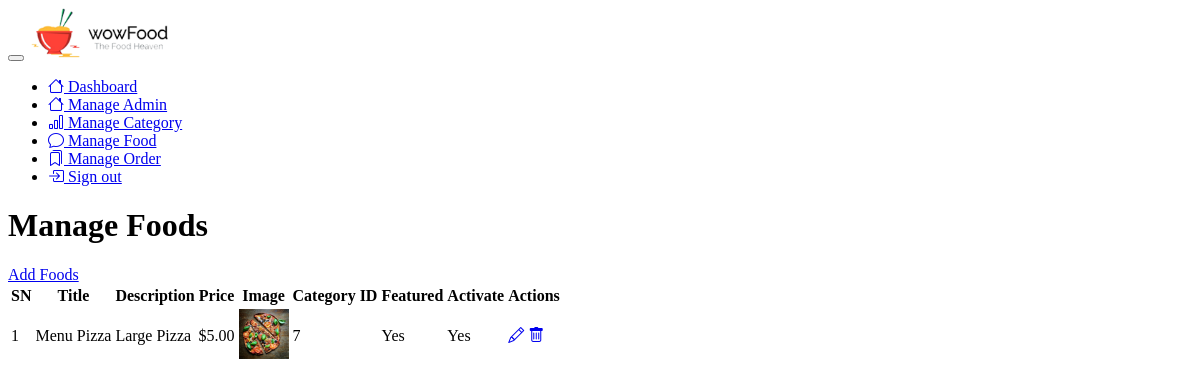
Page /admin/manage-foods.php (signed in) on the committed database.
### tables this page shows
CREATE TABLE IF NOT EXISTS `tbl_food` (
  `id` int(10) unsigned NOT NULL AUTO_INCREMENT,
  `title` varchar(100) NOT NULL,
  `description` text NOT NULL,
  `price` decimal(10,2) NOT NULL,
  `image_name` varchar(255) NOT NULL,
  `category_id` int(10) unsigned NOT NULL,
  `featured` varchar(10) NOT NULL,
  `active` varchar(10) NOT NULL,
  PRIMARY KEY (`id`)
);

### admin/manage-foods.php (the view, shortened to what this page needs)
<?php include('menu.php'); ?>
    <div class="h-screen flex-grow-1">
        <header class="bg-surface-primary border-bottom pt-6">
            <div class="container-fluid">
                <div class="mb-npx">
                    <div class="row align-items-center">
                        <div class="col-sm-12 col-12 mb-4 mb-sm-0">
                            <h1 class="h2 mb-0 ls-tight">Manage Foods</h1>
                        </div>
                    </div>
                </div>
            </div>
        </header>
        <main class="py-6 bg-surface-secondary">
            <div class="container-fluid">
               <div class="card shadow border-0 mb-7">
                    <div class="card-header">
                        <a href="add-food.php" class="btn d-inline-flex btn-sm btn-primary"><span>Add Foods</span></a>
                    </div>
                    <div class="table-responsive">
                        <table class="table table-hover table-nowrap">
                            <thead class="thead-light">
                                <tr>
                                    <th scope="col">SN</th>
                                    <th scope="col">Title</th>
                                    <th scope="col">Description</th>
                                    <th scope="col">Price</th>
                                    <th scope="col">Image</th>
                                    <th scope="col">Category ID</th>
                                    <th scope="col">Featured</th>
                                    <th scope="col">Activate</th>
                                    <th scope="col" class="text-center">Actions</th>
                                </tr>
                            </thead>
                            <tbody>
                                <?php
                                    $sql = "SELECT * FROM tbl_food";
                                    $res = mysqli_query($conn,$sql);
                                    if($res==true){
                                      $count = mysqli_num_rows($res);
                                      $sn=1;
                                      if($count>0){
                                         While($row=mysqli_fetch_assoc($res)){
                                            $id = $row['id'];
                                            $title = $row['title'];
                                            $description = $row['description'];
                                            $price = $row['price'];
                                            $image_name = $row['image_name'];
                                            $category = $row['category_id'];
                                            $featured = $row['featured'];
                                            $active = $row['active'];
                                         ?>
                                         <tr>
                                            <td><?php echo $sn++; ?></td>
                                            <td><?php echo $title; ?></td>
                                            <td><?php echo $description; ?></td>
                                            <td>$<?php echo $price; ?></td>
                                            <td>
                                                <?php
                                                if($image_name!=""){
                                                ?>
                                                <img src="<?php echo SITEURL; ?>images/foods/<?php echo $image_name; ?>" alt="<?php echo $image_name;?>" style="height:50px;width:auto;">
                                                <?php
                                                }else{
                                                echo "<div style='color:red'>Image not Found</div>";
                                                }
                                                ?>
                                                </td>
                                            <td><?php echo $category; ?></td>
                                            <td><?php echo $featured; ?></td>
                                            <td><?php echo $active; ?></td>
                                            <td class="text-center">
                                                <a href="<?php echo SITEURL ?>admin/update-food.php?id=<?php echo $id; ?>" class="btn btn-sm btn-square btn-neutral"><i class="bi bi-pencil"></i></a>
                                                <a href="<?php echo SITEURL ?>admin/delete-food.php?id=<?php echo $id; ?>&image_name=<?php echo $image_name; ?>" class="btn btn-sm btn-square btn-neutral text-danger-hover"><i class="bi bi-trash"></i></a>
                                            </td>
                                         </tr>
                                         <?php
                                         }
                                      }else{
                                         echo "<div style='color:red'>No Food Found</div>";
                                      }
                                    }
                                ?>
                            </tbody>
                        </table>
                    </div>
                </div>
            </div>
        </main>
    </div>

### rows in the picture
tbl_food: title "Menu Pizza", description "Large Pizza", price "5.00", image_name (picture), category "7", featured "Yes", active "Yes"
